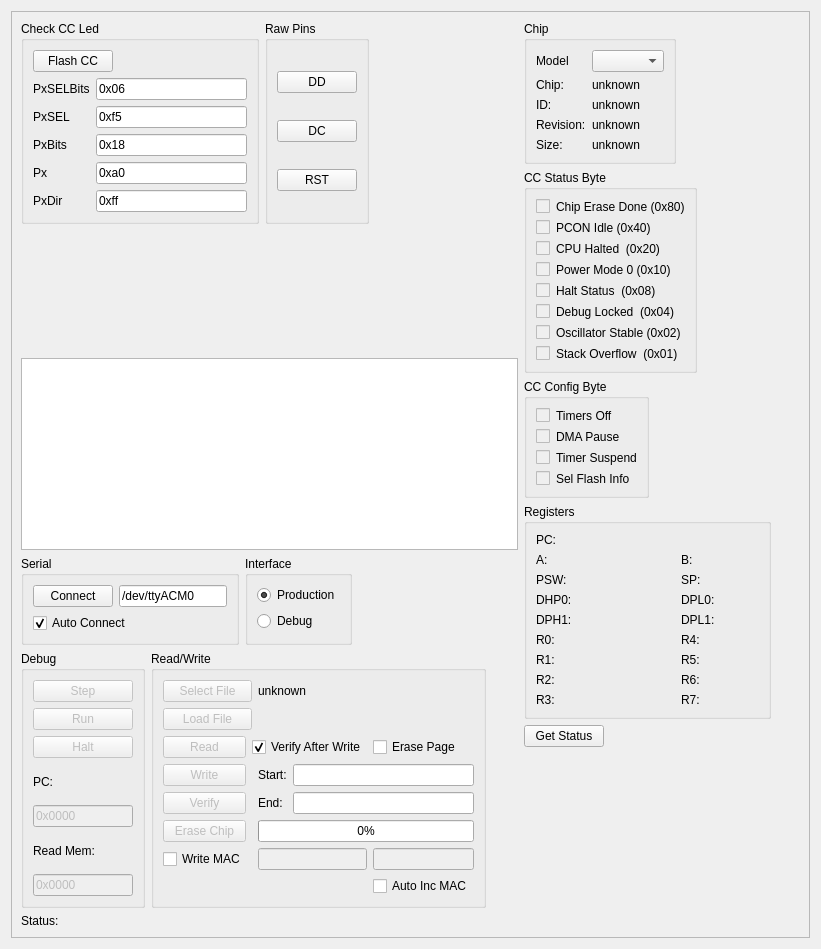
<?xml version="1.0" encoding="UTF-8"?>
<ui version="4.0">
 <class>Form</class>
 <widget class="QWidget" name="Form">
  <property name="geometry">
   <rect>
    <x>0</x>
    <y>0</y>
    <width>821</width>
    <height>949</height>
   </rect>
  </property>
  <property name="baseSize">
   <size>
    <width>800</width>
    <height>900</height>
   </size>
  </property>
  <property name="windowTitle">
   <string>Form</string>
  </property>
  <layout class="QVBoxLayout" name="verticalLayout_7">
   <item>
    <widget class="QScrollArea" name="scrollArea">
     <property name="widgetResizable">
      <bool>true</bool>
     </property>
     <widget class="QWidget" name="scrollAreaWidgetContents">
      <property name="geometry">
       <rect>
        <x>0</x>
        <y>0</y>
        <width>807</width>
        <height>935</height>
       </rect>
      </property>
      <layout class="QVBoxLayout" name="verticalLayout_5">
       <item>
        <layout class="QHBoxLayout" name="horizontalLayout_10">
         <item>
          <layout class="QVBoxLayout" name="verticalLayout_4">
           <item>
            <layout class="QHBoxLayout" name="horizontalLayout">
             <item>
              <widget class="QGroupBox" name="groupBox_3">
               <property name="title">
                <string>Check CC Led</string>
               </property>
               <layout class="QGridLayout" name="gridLayout_8">
                <item row="0" column="0">
                 <widget class="QPushButton" name="flashCC">
                  <property name="text">
                   <string>Flash CC</string>
                  </property>
                 </widget>
                </item>
                <item row="0" column="1">
                 <spacer name="horizontalSpacer">
                  <property name="orientation">
                   <enum>Qt::Horizontal</enum>
                  </property>
                  <property name="sizeHint" stdset="0">
                   <size>
                    <width>128</width>
                    <height>20</height>
                   </size>
                  </property>
                 </spacer>
                </item>
                <item row="1" column="0" colspan="2">
                 <layout class="QGridLayout" name="gridLayout_3">
                  <item row="0" column="1">
                   <widget class="QLineEdit" name="pxSelBits">
                    <property name="text">
                     <string>0x06</string>
                    </property>
                   </widget>
                  </item>
                  <item row="1" column="0">
                   <widget class="QLabel" name="pxSellabel">
                    <property name="text">
                     <string>PxSEL</string>
                    </property>
                   </widget>
                  </item>
                  <item row="3" column="0">
                   <widget class="QLabel" name="fileName_8">
                    <property name="text">
                     <string>Px</string>
                    </property>
                   </widget>
                  </item>
                  <item row="1" column="1">
                   <widget class="QLineEdit" name="pxSel">
                    <property name="text">
                     <string>0xf5</string>
                    </property>
                   </widget>
                  </item>
                  <item row="2" column="0">
                   <widget class="QLabel" name="xxx">
                    <property name="text">
                     <string>PxBits</string>
                    </property>
                   </widget>
                  </item>
                  <item row="4" column="1">
                   <widget class="QLineEdit" name="pxDir">
                    <property name="text">
                     <string>0xff</string>
                    </property>
                   </widget>
                  </item>
                  <item row="2" column="1">
                   <widget class="QLineEdit" name="pxBits">
                    <property name="text">
                     <string>0x18</string>
                    </property>
                   </widget>
                  </item>
                  <item row="3" column="1">
                   <widget class="QLineEdit" name="px">
                    <property name="text">
                     <string>0xa0</string>
                    </property>
                   </widget>
                  </item>
                  <item row="4" column="0">
                   <widget class="QLabel" name="fileName_7">
                    <property name="text">
                     <string>PxDir</string>
                    </property>
                   </widget>
                  </item>
                  <item row="0" column="0">
                   <widget class="QLabel" name="fileName_4">
                    <property name="text">
                     <string>PxSELBits</string>
                    </property>
                   </widget>
                  </item>
                 </layout>
                </item>
               </layout>
              </widget>
             </item>
             <item>
              <widget class="QGroupBox" name="groupBox_7">
               <property name="title">
                <string>Raw Pins</string>
               </property>
               <layout class="QGridLayout" name="gridLayout_13">
                <item row="0" column="0">
                 <widget class="QPushButton" name="DD">
                  <property name="text">
                   <string>DD</string>
                  </property>
                 </widget>
                </item>
                <item row="1" column="0">
                 <widget class="QPushButton" name="DC">
                  <property name="text">
                   <string>DC</string>
                  </property>
                 </widget>
                </item>
                <item row="2" column="0">
                 <widget class="QPushButton" name="RST">
                  <property name="text">
                   <string>RST</string>
                  </property>
                 </widget>
                </item>
               </layout>
              </widget>
             </item>
             <item>
              <spacer name="horizontalSpacer_3">
               <property name="orientation">
                <enum>Qt::Horizontal</enum>
               </property>
               <property name="sizeHint" stdset="0">
                <size>
                 <width>40</width>
                 <height>20</height>
                </size>
               </property>
              </spacer>
             </item>
            </layout>
           </item>
           <item>
            <spacer name="verticalSpacer_2">
             <property name="orientation">
              <enum>Qt::Vertical</enum>
             </property>
             <property name="sizeHint" stdset="0">
              <size>
               <width>20</width>
               <height>40</height>
              </size>
             </property>
            </spacer>
           </item>
           <item>
            <widget class="QTextBrowser" name="console"/>
           </item>
           <item>
            <layout class="QHBoxLayout" name="horizontalLayout_2">
             <item>
              <widget class="QGroupBox" name="groupBox_6">
               <property name="title">
                <string>Serial</string>
               </property>
               <layout class="QGridLayout" name="gridLayout_12">
                <item row="0" column="0">
                 <widget class="QPushButton" name="Connect">
                  <property name="text">
                   <string>Connect</string>
                  </property>
                 </widget>
                </item>
                <item row="0" column="1">
                 <widget class="QLineEdit" name="port">
                  <property name="text">
                   <string>/dev/ttyACM0</string>
                  </property>
                 </widget>
                </item>
                <item row="1" column="0" colspan="2">
                 <widget class="QCheckBox" name="autoConnect">
                  <property name="text">
                   <string>Auto Connect</string>
                  </property>
                  <property name="checked">
                   <bool>true</bool>
                  </property>
                 </widget>
                </item>
               </layout>
              </widget>
             </item>
             <item>
              <widget class="QGroupBox" name="Interface">
               <property name="title">
                <string>Interface</string>
               </property>
               <layout class="QVBoxLayout" name="verticalLayout_2">
                <item>
                 <widget class="QRadioButton" name="Production">
                  <property name="text">
                   <string>Production</string>
                  </property>
                  <property name="checked">
                   <bool>true</bool>
                  </property>
                 </widget>
                </item>
                <item>
                 <widget class="QRadioButton" name="Debug">
                  <property name="text">
                   <string>Debug</string>
                  </property>
                 </widget>
                </item>
               </layout>
              </widget>
             </item>
             <item>
              <spacer name="horizontalSpacer_4">
               <property name="orientation">
                <enum>Qt::Horizontal</enum>
               </property>
               <property name="sizeHint" stdset="0">
                <size>
                 <width>40</width>
                 <height>20</height>
                </size>
               </property>
              </spacer>
             </item>
            </layout>
           </item>
           <item>
            <layout class="QHBoxLayout" name="horizontalLayout_3">
             <item>
              <widget class="QGroupBox" name="groupBox_9">
               <property name="title">
                <string>Debug</string>
               </property>
               <layout class="QVBoxLayout" name="verticalLayout_3">
                <item>
                 <widget class="QPushButton" name="step">
                  <property name="enabled">
                   <bool>false</bool>
                  </property>
                  <property name="text">
                   <string>Step</string>
                  </property>
                 </widget>
                </item>
                <item>
                 <widget class="QPushButton" name="run">
                  <property name="enabled">
                   <bool>false</bool>
                  </property>
                  <property name="text">
                   <string>Run</string>
                  </property>
                 </widget>
                </item>
                <item>
                 <widget class="QPushButton" name="halt">
                  <property name="enabled">
                   <bool>false</bool>
                  </property>
                  <property name="text">
                   <string>Halt</string>
                  </property>
                 </widget>
                </item>
                <item>
                 <widget class="QLabel" name="label_18">
                  <property name="text">
                   <string>PC:</string>
                  </property>
                 </widget>
                </item>
                <item>
                 <widget class="QLineEdit" name="setPC">
                  <property name="enabled">
                   <bool>false</bool>
                  </property>
                  <property name="text">
                   <string>0x0000</string>
                  </property>
                 </widget>
                </item>
                <item>
                 <widget class="QLabel" name="label_19">
                  <property name="text">
                   <string>Read Mem:</string>
                  </property>
                 </widget>
                </item>
                <item>
                 <widget class="QLineEdit" name="readLocation">
                  <property name="enabled">
                   <bool>false</bool>
                  </property>
                  <property name="text">
                   <string>0x0000</string>
                  </property>
                 </widget>
                </item>
                <item>
                 <layout class="QVBoxLayout" name="verticalLayout_6"/>
                </item>
               </layout>
              </widget>
             </item>
             <item>
              <widget class="QGroupBox" name="groupBox_4">
               <property name="title">
                <string>Read/Write</string>
               </property>
               <layout class="QGridLayout" name="gridLayout_10">
                <item row="5" column="2" colspan="2">
                 <widget class="QProgressBar" name="progress">
                  <property name="value">
                   <number>0</number>
                  </property>
                 </widget>
                </item>
                <item row="0" column="0" colspan="2">
                 <widget class="QPushButton" name="selectFile">
                  <property name="enabled">
                   <bool>false</bool>
                  </property>
                  <property name="text">
                   <string>Select File</string>
                  </property>
                 </widget>
                </item>
                <item row="0" column="2">
                 <widget class="QLabel" name="fileName">
                  <property name="text">
                   <string>unknown</string>
                  </property>
                 </widget>
                </item>
                <item row="2" column="1" colspan="2">
                 <widget class="QCheckBox" name="verifyAfterWrite">
                  <property name="text">
                   <string>Verify After Write</string>
                  </property>
                  <property name="checked">
                   <bool>true</bool>
                  </property>
                 </widget>
                </item>
                <item row="5" column="0">
                 <widget class="QPushButton" name="eraseChip">
                  <property name="enabled">
                   <bool>false</bool>
                  </property>
                  <property name="text">
                   <string>Erase Chip</string>
                  </property>
                 </widget>
                </item>
                <item row="2" column="3">
                 <widget class="QCheckBox" name="erasePage">
                  <property name="text">
                   <string>Erase Page</string>
                  </property>
                  <property name="checked">
                   <bool>false</bool>
                  </property>
                 </widget>
                </item>
                <item row="3" column="0">
                 <widget class="QPushButton" name="writeFile">
                  <property name="enabled">
                   <bool>false</bool>
                  </property>
                  <property name="text">
                   <string>Write</string>
                  </property>
                 </widget>
                </item>
                <item row="3" column="2" rowspan="2" colspan="2">
                 <layout class="QGridLayout" name="gridLayout_9">
                  <item row="0" column="0">
                   <widget class="QLabel" name="fileName_2">
                    <property name="text">
                     <string>Start:</string>
                    </property>
                   </widget>
                  </item>
                  <item row="0" column="1">
                   <widget class="QLineEdit" name="startAddress"/>
                  </item>
                  <item row="1" column="0">
                   <widget class="QLabel" name="fileName_3">
                    <property name="text">
                     <string>End:</string>
                    </property>
                   </widget>
                  </item>
                  <item row="1" column="1">
                   <widget class="QLineEdit" name="endAddress"/>
                  </item>
                 </layout>
                </item>
                <item row="4" column="0">
                 <widget class="QPushButton" name="verifyFile">
                  <property name="enabled">
                   <bool>false</bool>
                  </property>
                  <property name="text">
                   <string>Verify</string>
                  </property>
                 </widget>
                </item>
                <item row="1" column="0" colspan="2">
                 <widget class="QPushButton" name="loadFile">
                  <property name="enabled">
                   <bool>false</bool>
                  </property>
                  <property name="text">
                   <string>Load File</string>
                  </property>
                 </widget>
                </item>
                <item row="2" column="0">
                 <widget class="QPushButton" name="readFile">
                  <property name="enabled">
                   <bool>false</bool>
                  </property>
                  <property name="text">
                   <string>Read</string>
                  </property>
                 </widget>
                </item>
                <item row="6" column="2">
                 <widget class="QLineEdit" name="hiMAC">
                  <property name="enabled">
                   <bool>false</bool>
                  </property>
                 </widget>
                </item>
                <item row="6" column="3">
                 <widget class="QLineEdit" name="lowMAC">
                  <property name="enabled">
                   <bool>false</bool>
                  </property>
                 </widget>
                </item>
                <item row="6" column="0">
                 <widget class="QCheckBox" name="writeMAC">
                  <property name="text">
                   <string>Write MAC</string>
                  </property>
                 </widget>
                </item>
                <item row="7" column="3">
                 <widget class="QCheckBox" name="autoIncMAC">
                  <property name="text">
                   <string>Auto Inc MAC</string>
                  </property>
                 </widget>
                </item>
               </layout>
              </widget>
             </item>
             <item>
              <spacer name="horizontalSpacer_11">
               <property name="orientation">
                <enum>Qt::Horizontal</enum>
               </property>
               <property name="sizeHint" stdset="0">
                <size>
                 <width>40</width>
                 <height>20</height>
                </size>
               </property>
              </spacer>
             </item>
            </layout>
           </item>
          </layout>
         </item>
         <item>
          <spacer name="horizontalSpacer_5">
           <property name="orientation">
            <enum>Qt::Horizontal</enum>
           </property>
           <property name="sizeHint" stdset="0">
            <size>
             <width>17</width>
             <height>20</height>
            </size>
           </property>
          </spacer>
         </item>
         <item>
          <layout class="QVBoxLayout" name="verticalLayout">
           <item>
            <layout class="QHBoxLayout" name="horizontalLayout_5">
             <item>
              <widget class="QGroupBox" name="groupBox_5">
               <property name="title">
                <string>Chip</string>
               </property>
               <layout class="QGridLayout" name="gridLayout">
                <item row="0" column="0">
                 <widget class="QLabel" name="Message_4">
                  <property name="text">
                   <string>Model</string>
                  </property>
                 </widget>
                </item>
                <item row="0" column="1">
                 <widget class="QComboBox" name="chipModel"/>
                </item>
                <item row="1" column="0">
                 <widget class="QLabel" name="Message_5">
                  <property name="text">
                   <string>Chip:</string>
                  </property>
                 </widget>
                </item>
                <item row="1" column="1">
                 <widget class="QLabel" name="chipSeries">
                  <property name="text">
                   <string>unknown</string>
                  </property>
                 </widget>
                </item>
                <item row="2" column="0">
                 <widget class="QLabel" name="Message_8">
                  <property name="text">
                   <string>ID:</string>
                  </property>
                 </widget>
                </item>
                <item row="2" column="1">
                 <widget class="QLabel" name="chipID">
                  <property name="text">
                   <string>unknown</string>
                  </property>
                 </widget>
                </item>
                <item row="3" column="0">
                 <widget class="QLabel" name="Message_6">
                  <property name="text">
                   <string>Revision:</string>
                  </property>
                 </widget>
                </item>
                <item row="3" column="1">
                 <widget class="QLabel" name="revision">
                  <property name="text">
                   <string>unknown</string>
                  </property>
                 </widget>
                </item>
                <item row="4" column="0">
                 <widget class="QLabel" name="Message_7">
                  <property name="text">
                   <string>Size:</string>
                  </property>
                 </widget>
                </item>
                <item row="4" column="1">
                 <widget class="QLabel" name="chipSize">
                  <property name="text">
                   <string>unknown</string>
                  </property>
                 </widget>
                </item>
               </layout>
              </widget>
             </item>
             <item>
              <spacer name="horizontalSpacer_7">
               <property name="orientation">
                <enum>Qt::Horizontal</enum>
               </property>
               <property name="sizeHint" stdset="0">
                <size>
                 <width>17</width>
                 <height>20</height>
                </size>
               </property>
              </spacer>
             </item>
            </layout>
           </item>
           <item>
            <layout class="QHBoxLayout" name="horizontalLayout_6">
             <item>
              <widget class="QGroupBox" name="groupBox">
               <property name="title">
                <string>CC Status Byte</string>
               </property>
               <layout class="QGridLayout" name="gridLayout_6">
                <item row="0" column="0">
                 <layout class="QGridLayout" name="gridLayout_4">
                  <item row="0" column="0">
                   <widget class="QCheckBox" name="chipEraseDone">
                    <property name="enabled">
                     <bool>false</bool>
                    </property>
                   </widget>
                  </item>
                  <item row="0" column="1">
                   <widget class="QLabel" name="fileName_5">
                    <property name="text">
                     <string>Chip Erase Done (0x80)</string>
                    </property>
                   </widget>
                  </item>
                  <item row="1" column="0">
                   <widget class="QCheckBox" name="pconIdle">
                    <property name="enabled">
                     <bool>false</bool>
                    </property>
                   </widget>
                  </item>
                  <item row="1" column="1">
                   <widget class="QLabel" name="fileName_6">
                    <property name="text">
                     <string>PCON Idle (0x40)</string>
                    </property>
                   </widget>
                  </item>
                  <item row="2" column="0">
                   <widget class="QCheckBox" name="cpuHalted">
                    <property name="enabled">
                     <bool>false</bool>
                    </property>
                   </widget>
                  </item>
                  <item row="2" column="1">
                   <widget class="QLabel" name="fileName_9">
                    <property name="text">
                     <string>CPU Halted  (0x20)</string>
                    </property>
                   </widget>
                  </item>
                  <item row="3" column="0">
                   <widget class="QCheckBox" name="powerMode0">
                    <property name="enabled">
                     <bool>false</bool>
                    </property>
                   </widget>
                  </item>
                  <item row="3" column="1">
                   <widget class="QLabel" name="fileName_10">
                    <property name="text">
                     <string>Power Mode 0 (0x10)</string>
                    </property>
                   </widget>
                  </item>
                  <item row="4" column="0">
                   <widget class="QCheckBox" name="haltStatus">
                    <property name="enabled">
                     <bool>false</bool>
                    </property>
                   </widget>
                  </item>
                  <item row="4" column="1">
                   <widget class="QLabel" name="fileName_11">
                    <property name="text">
                     <string>Halt Status  (0x08)</string>
                    </property>
                   </widget>
                  </item>
                  <item row="5" column="0">
                   <widget class="QCheckBox" name="debugLocked">
                    <property name="enabled">
                     <bool>false</bool>
                    </property>
                   </widget>
                  </item>
                  <item row="5" column="1">
                   <widget class="QLabel" name="fileName_12">
                    <property name="text">
                     <string>Debug Locked  (0x04)</string>
                    </property>
                   </widget>
                  </item>
                  <item row="6" column="0">
                   <widget class="QCheckBox" name="oscillatorStable">
                    <property name="enabled">
                     <bool>false</bool>
                    </property>
                   </widget>
                  </item>
                  <item row="6" column="1">
                   <widget class="QLabel" name="fileName_13">
                    <property name="text">
                     <string>Oscillator Stable (0x02)</string>
                    </property>
                   </widget>
                  </item>
                  <item row="7" column="0">
                   <widget class="QCheckBox" name="stackOverflow">
                    <property name="enabled">
                     <bool>false</bool>
                    </property>
                   </widget>
                  </item>
                  <item row="7" column="1">
                   <widget class="QLabel" name="fileName_14">
                    <property name="text">
                     <string>Stack Overflow  (0x01)</string>
                    </property>
                   </widget>
                  </item>
                 </layout>
                </item>
               </layout>
              </widget>
             </item>
             <item>
              <spacer name="horizontalSpacer_8">
               <property name="orientation">
                <enum>Qt::Horizontal</enum>
               </property>
               <property name="sizeHint" stdset="0">
                <size>
                 <width>17</width>
                 <height>20</height>
                </size>
               </property>
              </spacer>
             </item>
            </layout>
           </item>
           <item>
            <layout class="QHBoxLayout" name="horizontalLayout_7">
             <item>
              <widget class="QGroupBox" name="groupBox_2">
               <property name="title">
                <string>CC Config Byte</string>
               </property>
               <layout class="QGridLayout" name="gridLayout_7">
                <item row="0" column="0">
                 <layout class="QGridLayout" name="gridLayout_5">
                  <item row="2" column="1">
                   <widget class="QLabel" name="fileName_17">
                    <property name="text">
                     <string>Timer Suspend</string>
                    </property>
                   </widget>
                  </item>
                  <item row="0" column="1">
                   <widget class="QLabel" name="fileName_15">
                    <property name="text">
                     <string>Timers Off</string>
                    </property>
                   </widget>
                  </item>
                  <item row="1" column="0">
                   <widget class="QCheckBox" name="dmaPause">
                    <property name="enabled">
                     <bool>false</bool>
                    </property>
                   </widget>
                  </item>
                  <item row="3" column="1">
                   <widget class="QLabel" name="fileName_18">
                    <property name="text">
                     <string>Sel Flash Info</string>
                    </property>
                   </widget>
                  </item>
                  <item row="0" column="0">
                   <widget class="QCheckBox" name="timersOff">
                    <property name="enabled">
                     <bool>false</bool>
                    </property>
                   </widget>
                  </item>
                  <item row="2" column="0">
                   <widget class="QCheckBox" name="timerSuspend">
                    <property name="enabled">
                     <bool>false</bool>
                    </property>
                   </widget>
                  </item>
                  <item row="3" column="0">
                   <widget class="QCheckBox" name="selFlashInfo">
                    <property name="enabled">
                     <bool>false</bool>
                    </property>
                   </widget>
                  </item>
                  <item row="1" column="1">
                   <widget class="QLabel" name="fileName_16">
                    <property name="text">
                     <string>DMA Pause</string>
                    </property>
                   </widget>
                  </item>
                 </layout>
                </item>
               </layout>
              </widget>
             </item>
             <item>
              <spacer name="horizontalSpacer_9">
               <property name="orientation">
                <enum>Qt::Horizontal</enum>
               </property>
               <property name="sizeHint" stdset="0">
                <size>
                 <width>17</width>
                 <height>20</height>
                </size>
               </property>
              </spacer>
             </item>
            </layout>
           </item>
           <item>
            <layout class="QHBoxLayout" name="horizontalLayout_8">
             <item>
              <widget class="QGroupBox" name="groupBox_8">
               <property name="minimumSize">
                <size>
                 <width>131</width>
                 <height>0</height>
                </size>
               </property>
               <property name="title">
                <string>Registers</string>
               </property>
               <layout class="QGridLayout" name="gridLayout_2">
                <item row="1" column="2" colspan="3">
                 <widget class="QLabel" name="REG_A">
                  <property name="minimumSize">
                   <size>
                    <width>50</width>
                    <height>0</height>
                   </size>
                  </property>
                  <property name="text">
                   <string/>
                  </property>
                 </widget>
                </item>
                <item row="3" column="5">
                 <widget class="QLabel" name="label_15">
                  <property name="text">
                   <string>DPL0:</string>
                  </property>
                 </widget>
                </item>
                <item row="3" column="6">
                 <widget class="QLabel" name="REG_DPL0">
                  <property name="minimumSize">
                   <size>
                    <width>50</width>
                    <height>0</height>
                   </size>
                  </property>
                  <property name="text">
                   <string/>
                  </property>
                 </widget>
                </item>
                <item row="8" column="0">
                 <widget class="QLabel" name="label_7">
                  <property name="text">
                   <string>R3:</string>
                  </property>
                 </widget>
                </item>
                <item row="4" column="5">
                 <widget class="QLabel" name="label_16">
                  <property name="text">
                   <string>DPL1:</string>
                  </property>
                 </widget>
                </item>
                <item row="4" column="6">
                 <widget class="QLabel" name="REG_DPL1">
                  <property name="minimumSize">
                   <size>
                    <width>50</width>
                    <height>0</height>
                   </size>
                  </property>
                  <property name="text">
                   <string/>
                  </property>
                 </widget>
                </item>
                <item row="1" column="0">
                 <widget class="QLabel" name="label_2">
                  <property name="text">
                   <string>A:</string>
                  </property>
                 </widget>
                </item>
                <item row="0" column="0">
                 <widget class="QLabel" name="label">
                  <property name="text">
                   <string>PC:</string>
                  </property>
                 </widget>
                </item>
                <item row="1" column="6">
                 <widget class="QLabel" name="REG_B">
                  <property name="text">
                   <string/>
                  </property>
                 </widget>
                </item>
                <item row="2" column="5">
                 <widget class="QLabel" name="label_13">
                  <property name="text">
                   <string>SP:</string>
                  </property>
                 </widget>
                </item>
                <item row="2" column="6">
                 <widget class="QLabel" name="REG_SP">
                  <property name="minimumSize">
                   <size>
                    <width>50</width>
                    <height>0</height>
                   </size>
                  </property>
                  <property name="text">
                   <string/>
                  </property>
                 </widget>
                </item>
                <item row="5" column="0">
                 <widget class="QLabel" name="label_4">
                  <property name="text">
                   <string>R0:</string>
                  </property>
                 </widget>
                </item>
                <item row="5" column="2" colspan="2">
                 <widget class="QLabel" name="REG_R0">
                  <property name="minimumSize">
                   <size>
                    <width>50</width>
                    <height>0</height>
                   </size>
                  </property>
                  <property name="text">
                   <string/>
                  </property>
                 </widget>
                </item>
                <item row="5" column="5">
                 <widget class="QLabel" name="label_8">
                  <property name="text">
                   <string>R4:</string>
                  </property>
                 </widget>
                </item>
                <item row="5" column="6">
                 <widget class="QLabel" name="REG_R4">
                  <property name="minimumSize">
                   <size>
                    <width>50</width>
                    <height>0</height>
                   </size>
                  </property>
                  <property name="text">
                   <string/>
                  </property>
                 </widget>
                </item>
                <item row="6" column="0">
                 <widget class="QLabel" name="label_5">
                  <property name="text">
                   <string>R1:</string>
                  </property>
                 </widget>
                </item>
                <item row="6" column="1" colspan="2">
                 <widget class="QLabel" name="REG_R1">
                  <property name="minimumSize">
                   <size>
                    <width>50</width>
                    <height>0</height>
                   </size>
                  </property>
                  <property name="text">
                   <string/>
                  </property>
                 </widget>
                </item>
                <item row="6" column="5">
                 <widget class="QLabel" name="label_9">
                  <property name="text">
                   <string>R5:</string>
                  </property>
                 </widget>
                </item>
                <item row="6" column="6">
                 <widget class="QLabel" name="REG_R5">
                  <property name="minimumSize">
                   <size>
                    <width>50</width>
                    <height>0</height>
                   </size>
                  </property>
                  <property name="text">
                   <string/>
                  </property>
                 </widget>
                </item>
                <item row="7" column="0">
                 <widget class="QLabel" name="label_6">
                  <property name="text">
                   <string>R2:</string>
                  </property>
                 </widget>
                </item>
                <item row="7" column="1" colspan="2">
                 <widget class="QLabel" name="REG_R2">
                  <property name="minimumSize">
                   <size>
                    <width>50</width>
                    <height>0</height>
                   </size>
                  </property>
                  <property name="text">
                   <string/>
                  </property>
                 </widget>
                </item>
                <item row="7" column="6">
                 <widget class="QLabel" name="REG_R6">
                  <property name="minimumSize">
                   <size>
                    <width>50</width>
                    <height>0</height>
                   </size>
                  </property>
                  <property name="text">
                   <string/>
                  </property>
                 </widget>
                </item>
                <item row="8" column="1" colspan="2">
                 <widget class="QLabel" name="REG_R3">
                  <property name="minimumSize">
                   <size>
                    <width>50</width>
                    <height>0</height>
                   </size>
                  </property>
                  <property name="text">
                   <string/>
                  </property>
                 </widget>
                </item>
                <item row="8" column="5">
                 <widget class="QLabel" name="label_11">
                  <property name="text">
                   <string>R7:</string>
                  </property>
                 </widget>
                </item>
                <item row="8" column="6">
                 <widget class="QLabel" name="REG_R7">
                  <property name="minimumSize">
                   <size>
                    <width>50</width>
                    <height>0</height>
                   </size>
                  </property>
                  <property name="text">
                   <string/>
                  </property>
                 </widget>
                </item>
                <item row="4" column="2" colspan="2">
                 <widget class="QLabel" name="REG_DPH1">
                  <property name="minimumSize">
                   <size>
                    <width>50</width>
                    <height>0</height>
                   </size>
                  </property>
                  <property name="text">
                   <string/>
                  </property>
                 </widget>
                </item>
                <item row="7" column="5">
                 <widget class="QLabel" name="label_10">
                  <property name="text">
                   <string>R6:</string>
                  </property>
                 </widget>
                </item>
                <item row="1" column="5">
                 <widget class="QLabel" name="label_3">
                  <property name="text">
                   <string>B:</string>
                  </property>
                 </widget>
                </item>
                <item row="2" column="0">
                 <widget class="QLabel" name="label_12">
                  <property name="text">
                   <string>PSW:</string>
                  </property>
                 </widget>
                </item>
                <item row="3" column="0">
                 <widget class="QLabel" name="label_14">
                  <property name="text">
                   <string>DHP0:</string>
                  </property>
                 </widget>
                </item>
                <item row="4" column="0">
                 <widget class="QLabel" name="label_17">
                  <property name="text">
                   <string>DPH1:</string>
                  </property>
                 </widget>
                </item>
                <item row="2" column="2" colspan="3">
                 <widget class="QLabel" name="REG_PSW">
                  <property name="minimumSize">
                   <size>
                    <width>50</width>
                    <height>0</height>
                   </size>
                  </property>
                  <property name="text">
                   <string/>
                  </property>
                 </widget>
                </item>
                <item row="0" column="1" colspan="6">
                 <widget class="QLabel" name="REG_PC">
                  <property name="text">
                   <string/>
                  </property>
                 </widget>
                </item>
                <item row="3" column="2" colspan="3">
                 <widget class="QLabel" name="REG_DPH0">
                  <property name="minimumSize">
                   <size>
                    <width>50</width>
                    <height>0</height>
                   </size>
                  </property>
                  <property name="maximumSize">
                   <size>
                    <width>16777215</width>
                    <height>16777215</height>
                   </size>
                  </property>
                  <property name="text">
                   <string/>
                  </property>
                 </widget>
                </item>
               </layout>
              </widget>
             </item>
             <item>
              <spacer name="horizontalSpacer_10">
               <property name="orientation">
                <enum>Qt::Horizontal</enum>
               </property>
               <property name="sizeHint" stdset="0">
                <size>
                 <width>40</width>
                 <height>20</height>
                </size>
               </property>
              </spacer>
             </item>
            </layout>
           </item>
           <item>
            <layout class="QHBoxLayout" name="horizontalLayout_4">
             <item>
              <widget class="QPushButton" name="getStatus">
               <property name="text">
                <string>Get Status</string>
               </property>
              </widget>
             </item>
             <item>
              <spacer name="horizontalSpacer_6">
               <property name="orientation">
                <enum>Qt::Horizontal</enum>
               </property>
               <property name="sizeHint" stdset="0">
                <size>
                 <width>17</width>
                 <height>20</height>
                </size>
               </property>
              </spacer>
             </item>
            </layout>
           </item>
           <item>
            <spacer name="verticalSpacer">
             <property name="orientation">
              <enum>Qt::Vertical</enum>
             </property>
             <property name="sizeHint" stdset="0">
              <size>
               <width>20</width>
               <height>40</height>
              </size>
             </property>
            </spacer>
           </item>
          </layout>
         </item>
        </layout>
       </item>
       <item>
        <layout class="QHBoxLayout" name="horizontalLayout_9">
         <item>
          <widget class="QLabel" name="Message_2">
           <property name="text">
            <string>Status:</string>
           </property>
          </widget>
         </item>
         <item>
          <widget class="QLabel" name="statusLine">
           <property name="minimumSize">
            <size>
             <width>100</width>
             <height>0</height>
            </size>
           </property>
           <property name="text">
            <string/>
           </property>
          </widget>
         </item>
        </layout>
       </item>
      </layout>
     </widget>
    </widget>
   </item>
  </layout>
 </widget>
 <resources/>
 <connections/>
</ui>
